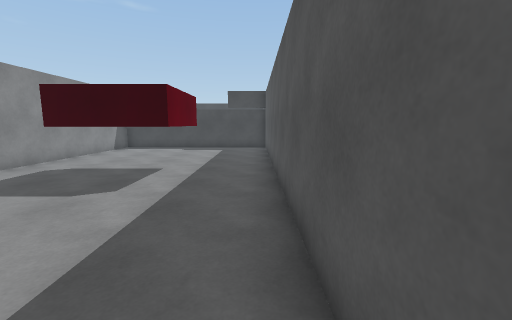
View 1 (above)

15 first-person views from a walk through a Unity game level. The camera is 1.5 m above the floor, tilts 8° down and sees 90° across. The floor is counted in squares, 1 m on a side. Each view is taken from the middle of a square. On the plan, view 1 faces up. The plan holds only what a view shows up to about 13 squares ahead; the rest is blank. The place goes on beyond the plan. The player is left out.

View 2
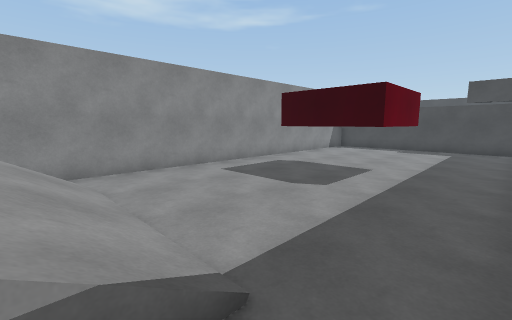

View 3
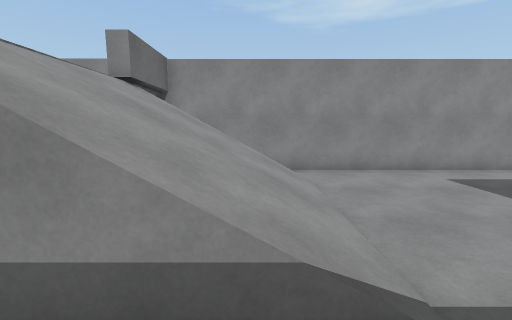

View 4
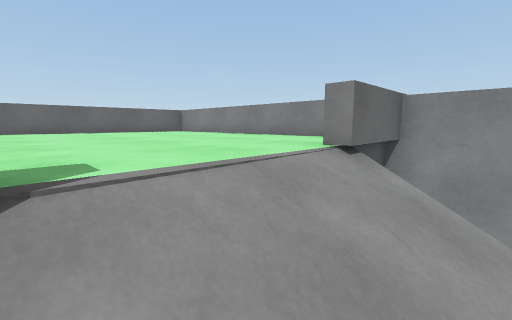

View 5
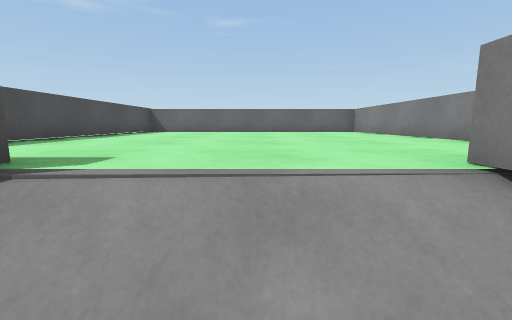

View 6
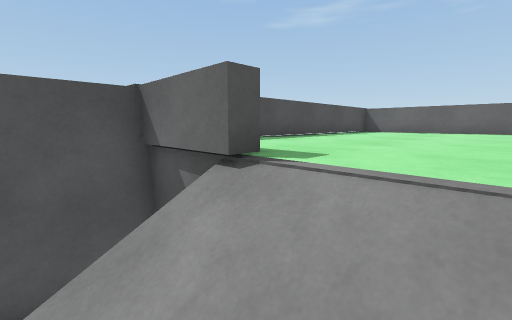

View 7
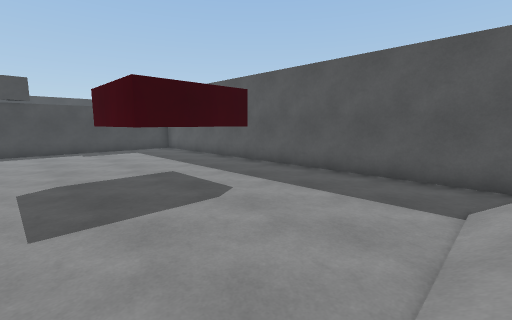

View 8
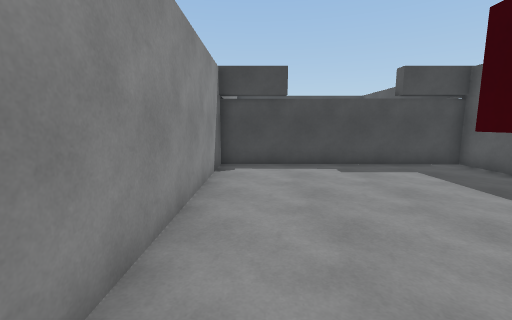

View 9
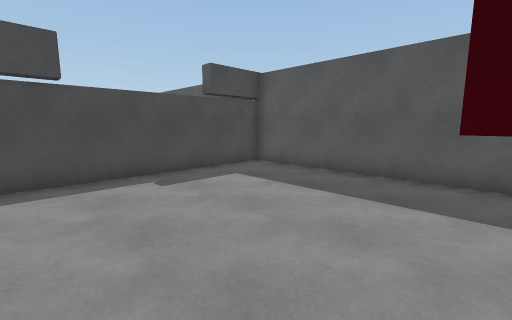

View 10
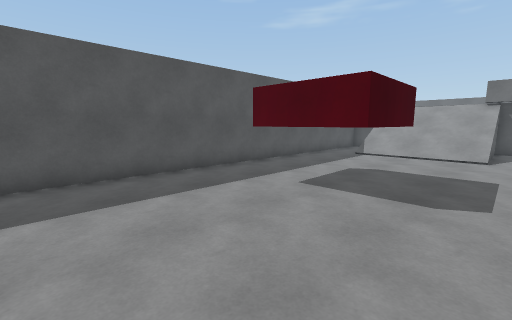

View 11
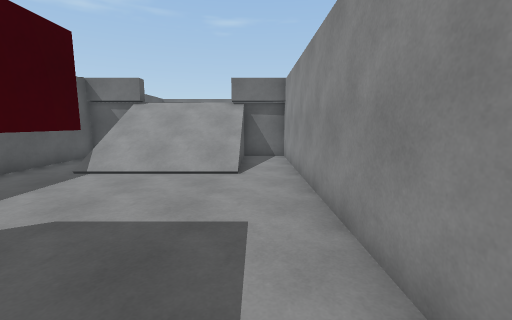

View 12
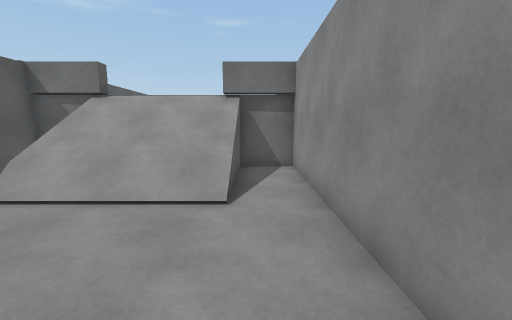

View 13
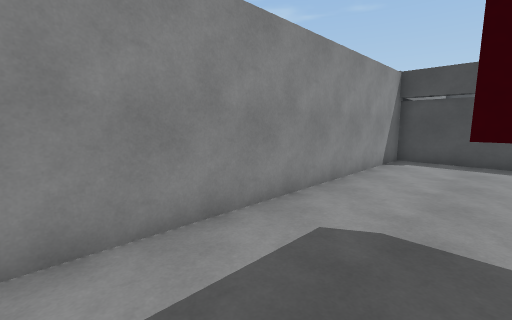

View 14
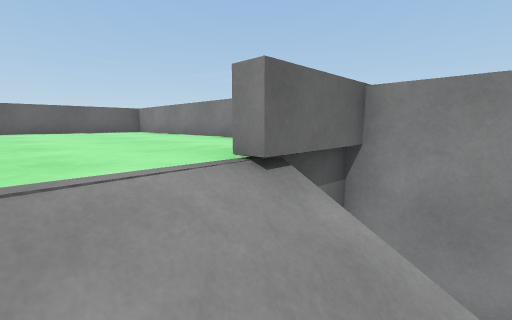

View 15
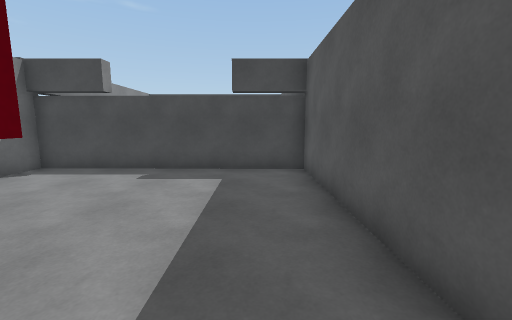

### Floor plan
Key: @ floor where view 1 was taken; # wall or solid block; . main floor; : floor 2.5 m higher than the main floor; / step, stairs or slope; = window, fence, low wall or low ledge; ^ raised ledge; T thing the floor can be seen under or through.
Columns run from 9 left of view 1 to 1 right of it. Each row starts with its distance up from view 1.
 17  ##########
 16  #........#
 15  #........#
 14  #........#
 13  #........#
 12  #........#
 11  #........#
 10  #........#
  9  #..TTTT..#
  8  #..T  T..#
  7  #..T  T..#
  6  #..TTTT..#
  5  #........#
  4  #........#
  3  #........#
  2  #........#
  1  #./////..#
  0  #./////.@#
 -1  #./////..#
 -2  #./////..#
 -3  ==#////==^
 -4   :::::::
 -5 =:::::::::
 -6 =:::::::::^
 -7 =:::::::::^
 -8 =:::::::::^
 -9 =:::::::::^
-10 =:::::::::^
-11 =:::::::::^
-12 =:::::::::^
-13 #=========^

Where each view was taken, in squares from view 1:
view 1: 0 up, 0 right, facing up
view 2: 0 up, 0 right, facing up-left
view 3: 0 up, 0 right, facing left
view 4: 1 down, 2 left, facing down-left
view 5: 1 down, 4 left, facing down
view 6: 1 down, 4 left, facing down-right
view 7: 1 up, 7 left, facing up-right
view 8: 7 up, 7 left, facing up
view 9: 9 up, 7 left, facing up-right
view 10: 14 up, 7 left, facing down-right
view 11: 9 up, 7 left, facing down
view 12: 6 up, 7 left, facing down
view 13: 5 up, 5 left, facing up-left
view 14: 1 down, 4 left, facing down-left
view 15: 8 up, 1 left, facing up
